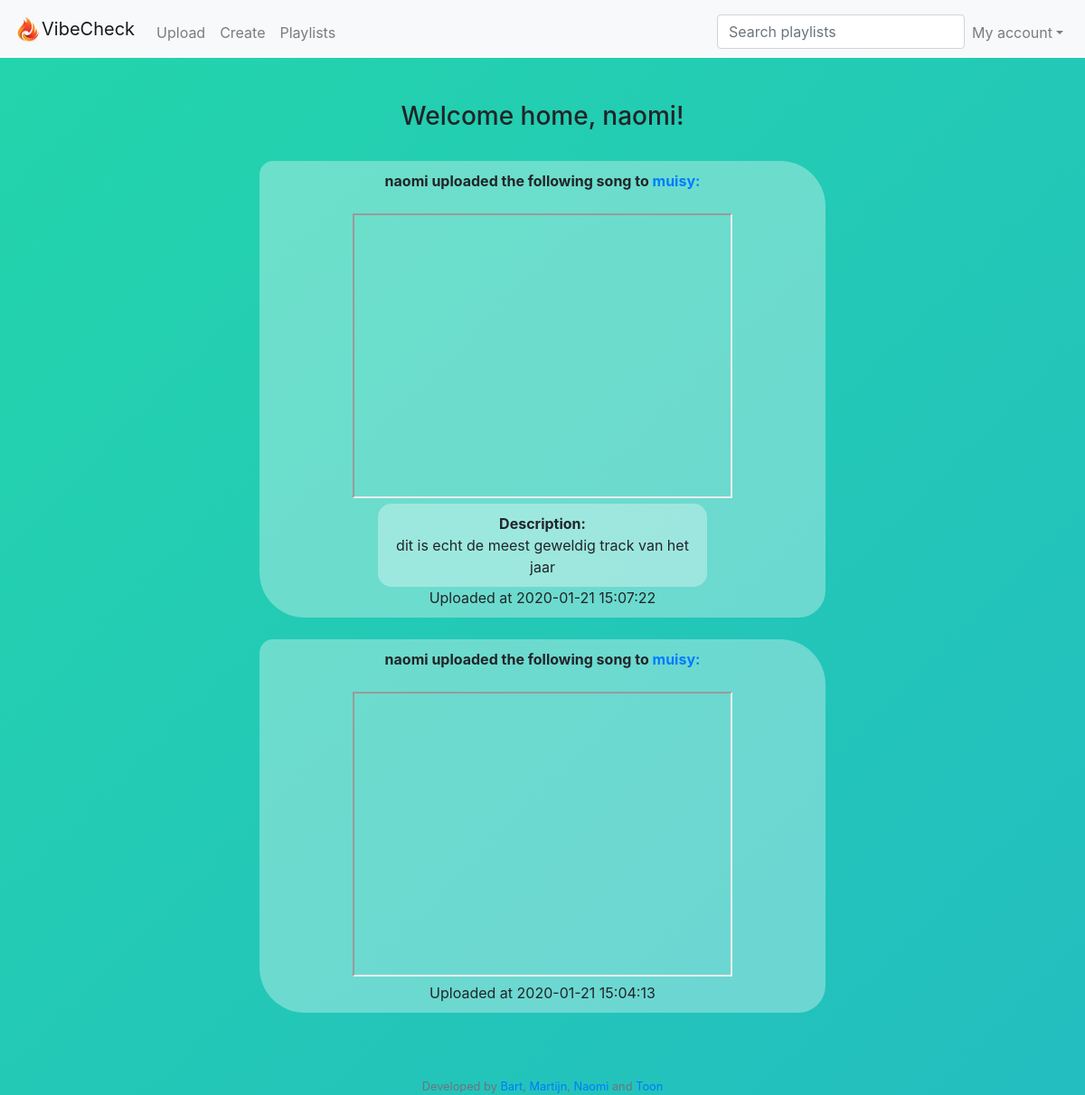
The app's page /timeline (signed in), older data.
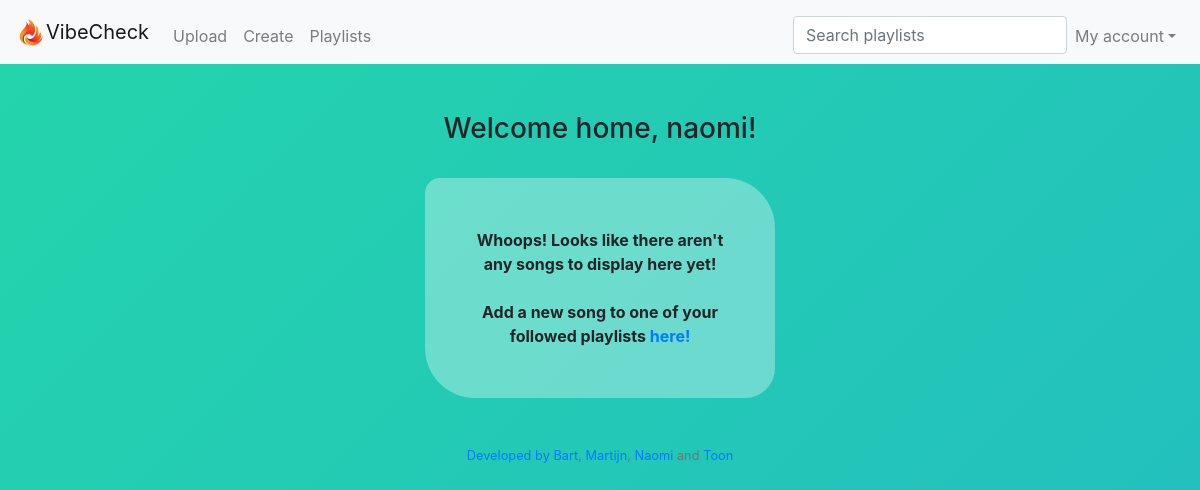
The same page, newer data.
### tables this page shows
CREATE TABLE 'users' ('user_id' integer PRIMARY KEY NOT NULL, 'username' text, 'hash' text);

CREATE TABLE 'tracks' ('group_id' integer, 'link' text, 'added_by' text, 'time' timestamp DEFAULT CURRENT_TIMESTAMP,'link_desc' text, 'track_id'  INTEGER PRIMARY KEY NOT NULL  );

CREATE TABLE 'groups' ('group_id' integer PRIMARY KEY NOT NULL, 'group_name' text, 'description' text);

### application.py (the view)
@app.route("/timeline")
@login_required
def timeline():
    groups_ids = db.execute("SELECT group_id FROM group_users WHERE user_id= :user_id", user_id=session["user_id"])
    name = db.execute("SELECT username FROM users WHERE user_id = :user_id", user_id=session["user_id"])
    groups = []
    for group in groups_ids:
        groups.append(group["group_id"])
    data = []
    for group_id in groups:
        rows = db.execute("SELECT group_id, added_by, link, time, link_desc FROM tracks WHERE group_id= :group_id", group_id=group_id)
        for link in rows:
            data1 = []
            data1.append(db.execute("SELECT username FROM users WHERE user_id = :user_id", user_id=link["added_by"]))
            youtube = link["link"]
            data1.append(youtube_api(youtube))
            data1.append(link["time"])
            data1.append(db.execute("SELECT group_name FROM groups WHERE group_id = :group_id", group_id=link["group_id"]))
            data1.append(link["link_desc"])
            data.append(data1)
    data.sort(key=lambda x: x[2], reverse=True)
    return render_template("timeline.html", data=data, name=name)

### application.py (called while the page is built)
@app.after_request
def after_request(response):
    response.headers["Cache-Control"] = "no-cache, no-store, must-revalidate"
    response.headers["Expires"] = 0
    response.headers["Pragma"] = "no-cache"
    return response

### helpers.py (called while the page is built)
def youtube_api(link):
    if "=" in link:
        link = link.split("=")
        link = link[1].split("&")
        for item in link:
            return item
    else:
        link = link.split("e/")
        link = link[1].split("?")
        for item in link:
            return item

def login_required(f):
    @wraps(f)
    def decorated_function(*args, **kwargs):
        if session.get("user_id") is None:
            return redirect("/login")
        return f(*args, **kwargs)
    return decorated_function

### templates/timeline.html (shortened to what this page needs)
{% extends "layout.html" %}
{% block main %}
        <h3 align = "center">Welcome home, {{ name[0]["username"]}}!</h3>
        <br>
        {% if not data %}
            <div class = "form">
                <strong>Whoops! Looks like there aren't any songs to display here yet!
                <br><br>
                Add a new song to one of your followed playlists <a href = /upload>here!</strong>
            </div>
        {% endif %}
        {% for link in data %}
        <div class= "song">
            <div align="center" color=white>
                <strong>{{link[0][0]["username"]}} uploaded the following song to <a href=/group_profile?name={{ link[3][0]["group_name"]}}>{{ link[3][0]["group_name"] }}:</a></strong>
            </div>
            <br>
            <div align="center">
                <iframe width="420" height="315"
                    src="https://www.youtube.com/embed/{{link[1]}}">
                </iframe>
            {% if link[4] %}
                <div class = "comment">
                    <strong>Description:</strong>
                    <br>
                    {{ link[4] }}
                </div>
            {% endif %}
            </div>
            Uploaded at {{link[2]}}
            </div>
        <br>
        {% endfor %}
{% endblock %}

### templates/layout.html (shortened to what this page needs)
<!DOCTYPE html>
<html lang="en">
    <head>
        <link href="https://stackpath.bootstrapcdn.com/bootstrap/4.3.1/css/bootstrap.min.css" rel="stylesheet">
        <link href="/static/styles.css" rel="stylesheet">
    </head>
    <body>
        <nav class="navbar sticky-top navbar-expand-lg navbar-light bg-light">
            <img src="/static/logo.png" width="30" height="30" alt="">
            <a class="navbar-brand" href="/timeline">VibeCheck</a>
            <div class="collapse navbar-collapse" id="navbar">
                {% if session.user_id %}
                <div class="collapse navbar-collapse">
                <ul class="navbar-nav mr-auto mt-2">
                    <li class="nav-item"><a class="nav-link" href="/upload">Upload</a></li>
                    <li class="nav-item"><a class="nav-link" href="/create">Create</a></li>
                    <li class="nav-item"><a class="nav-link" href="/playlists">Playlists</a></li>
                </ul>
                </div>
                <ul class="navbar-nav ml-auto mt-2">
                    <input class="form-control ml-auto-2" type="search" placeholder="Search playlists" aria-label="Search">
                    <a href="#menu2" class="nav-link dropdown-toggle" data-toggle="dropdown" id="navbarDropdownMenuLink" aria-expanded="false" aria-haspopup="true">My account</a>
                {% else %}
                <ul class="navbar-nav ml-auto mt-2">
                    <li class="nav-item"><a class="nav-link" href="/register">Register</a></li>
                    <li class="nav-item"><a class="nav-link" href="/login">Log In</a></li>
                </ul>
                {% endif %}
            </div>
        </nav>
        <main class="container p-5">
            {% block main %}{% endblock %}
        </main>
        <footer class="small text-center text-muted">
        Developed by <a href="https://www.instagram.com/uhhbart">Bart</a>, <a href="https://instagram.com/martijnschuurhuiss">Martijn</a>,
                     <a href="https://instagram.com/naomi.roodx">Naomi</a> and <a href="https://instagram.com/tun62">Toon</a>
        </footer>
    </body>
</html>

### static/styles.css (style rules this page uses)
body { background: linear-gradient(-45deg, #ee7752, #e73c7e, #23a6d5, #23d5ab); background-size: 800% 400%; animation: gradient 15s ease infinite; }
.form { margin: 0 auto; width:350px; text-align: center; background-color: rgba(255, 255, 255, 0.33); padding: 50px; border-radius: 15px 50px 30px; }

Row changes from the older to the newer data that the page shows:
removed tracks: username "naomi", group_name "muisy", link_desc "dit is echt de meest geweldig track van het jaar", time "2020-01-21 15:07:22"
removed tracks: username "naomi", group_name "muisy", time "2020-01-21 15:04:13"
Text that changed along with them:
text now shown: "Whoops! Looks like there aren't any songs to display here yet! Add a new song to one of your followed playlists here!"
